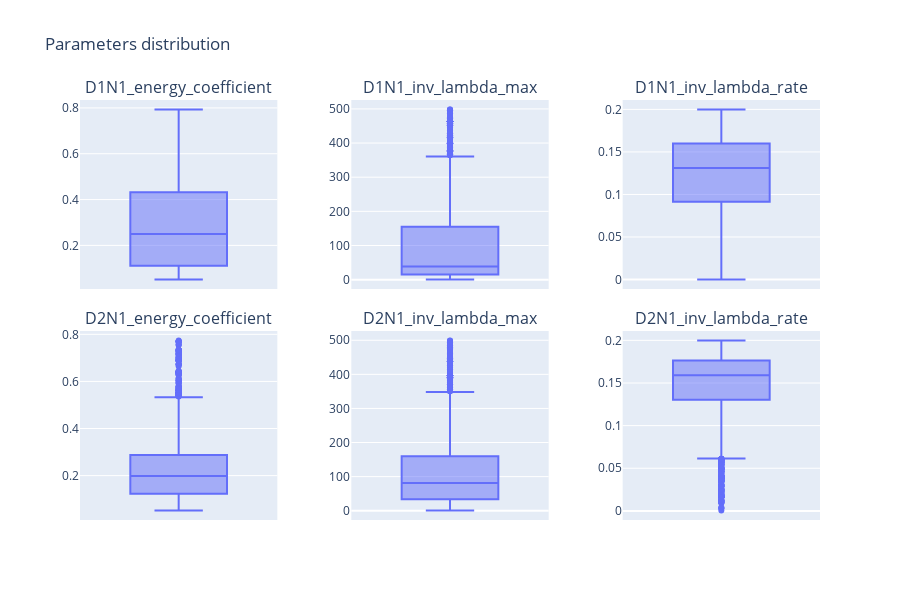

The cell this chart's notebook holds for it:
### Code cell
viewer.box_plot(3)

### Figure 1 — Plotly figure (JSON) as saved in the notebook; plotly's stock layout.template omitted (floating-point values rounded to 4 significant figures; data arrays with more than 128 entries replaced by an {"elided": "..."} marker saying what was removed)
{"data": [{"alignmentgroup": "True", "hovertemplate": "D1N1_energy_coefficient=%{y}<extra></extra>", "legendgroup": "", "marker": {"color": "#636efa"}, "name": "", "notched": false, "offsetgroup": "", "orientation": "v", "showlegend": false, "type": "box", "x0": " ", "xaxis": "x", "y": {"elided": "3415 float values"}, "y0": " ", "yaxis": "y"}, {"alignmentgroup": "True", "hovertemplate": "D1N1_inv_lambda_max=%{y}<extra></extra>", "legendgroup": "", "marker": {"color": "#636efa"}, "name": "", "notched": false, "offsetgroup": "", "orientation": "v", "showlegend": false, "type": "box", "x0": " ", "xaxis": "x2", "y": {"elided": "3415 float values"}, "y0": " ", "yaxis": "y2"}, {"alignmentgroup": "True", "hovertemplate": "D1N1_inv_lambda_rate=%{y}<extra></extra>", "legendgroup": "", "marker": {"color": "#636efa"}, "name": "", "notched": false, "offsetgroup": "", "orientation": "v", "showlegend": false, "type": "box", "x0": " ", "xaxis": "x3", "y": {"elided": "3415 float values"}, "y0": " ", "yaxis": "y3"}, {"alignmentgroup": "True", "hovertemplate": "D2N1_energy_coefficient=%{y}<extra></extra>", "legendgroup": "", "marker": {"color": "#636efa"}, "name": "", "notched": false, "offsetgroup": "", "orientation": "v", "showlegend": false, "type": "box", "x0": " ", "xaxis": "x4", "y": {"elided": "3415 float values"}, "y0": " ", "yaxis": "y4"}, {"alignmentgroup": "True", "hovertemplate": "D2N1_inv_lambda_max=%{y}<extra></extra>", "legendgroup": "", "marker": {"color": "#636efa"}, "name": "", "notched": false, "offsetgroup": "", "orientation": "v", "showlegend": false, "type": "box", "x0": " ", "xaxis": "x5", "y": {"elided": "3415 float values"}, "y0": " ", "yaxis": "y5"}, {"alignmentgroup": "True", "hovertemplate": "D2N1_inv_lambda_rate=%{y}<extra></extra>", "legendgroup": "", "marker": {"color": "#636efa"}, "name": "", "notched": false, "offsetgroup": "", "orientation": "v", "showlegend": false, "type": "box", "x0": " ", "xaxis": "x6", "y": {"elided": "3415 float values"}, "y0": " ", "yaxis": "y6"}], "layout": {"annotations": [{"font": {"size": 16}, "showarrow": false, "text": "D1N1_energy_coefficient", "x": 0.1333, "xanchor": "center", "xref": "paper", "y": 1, "yanchor": "bottom", "yref": "paper"}, {"font": {"size": 16}, "showarrow": false, "text": "D1N1_inv_lambda_max", "x": 0.5, "xanchor": "center", "xref": "paper", "y": 1, "yanchor": "bottom", "yref": "paper"}, {"font": {"size": 16}, "showarrow": false, "text": "D1N1_inv_lambda_rate", "x": 0.8667, "xanchor": "center", "xref": "paper", "y": 1, "yanchor": "bottom", "yref": "paper"}, {"font": {"size": 16}, "showarrow": false, "text": "D2N1_energy_coefficient", "x": 0.1333, "xanchor": "center", "xref": "paper", "y": 0.45, "yanchor": "bottom", "yref": "paper"}, {"font": {"size": 16}, "showarrow": false, "text": "D2N1_inv_lambda_max", "x": 0.5, "xanchor": "center", "xref": "paper", "y": 0.45, "yanchor": "bottom", "yref": "paper"}, {"font": {"size": 16}, "showarrow": false, "text": "D2N1_inv_lambda_rate", "x": 0.8667, "xanchor": "center", "xref": "paper", "y": 0.45, "yanchor": "bottom", "yref": "paper"}], "height": 600, "title": {"text": "Parameters distribution"}, "width": 900, "xaxis": {"anchor": "y", "domain": [0, 0.2667]}, "xaxis2": {"anchor": "y2", "domain": [0.3667, 0.6333]}, "xaxis3": {"anchor": "y3", "domain": [0.7333, 1]}, "xaxis4": {"anchor": "y4", "domain": [0, 0.2667]}, "xaxis5": {"anchor": "y5", "domain": [0.3667, 0.6333]}, "xaxis6": {"anchor": "y6", "domain": [0.7333, 1]}, "yaxis": {"anchor": "x", "domain": [0.55, 1]}, "yaxis2": {"anchor": "x2", "domain": [0.55, 1]}, "yaxis3": {"anchor": "x3", "domain": [0.55, 1]}, "yaxis4": {"anchor": "x4", "domain": [0, 0.45]}, "yaxis5": {"anchor": "x5", "domain": [0, 0.45]}, "yaxis6": {"anchor": "x6", "domain": [0, 0.45]}}}
